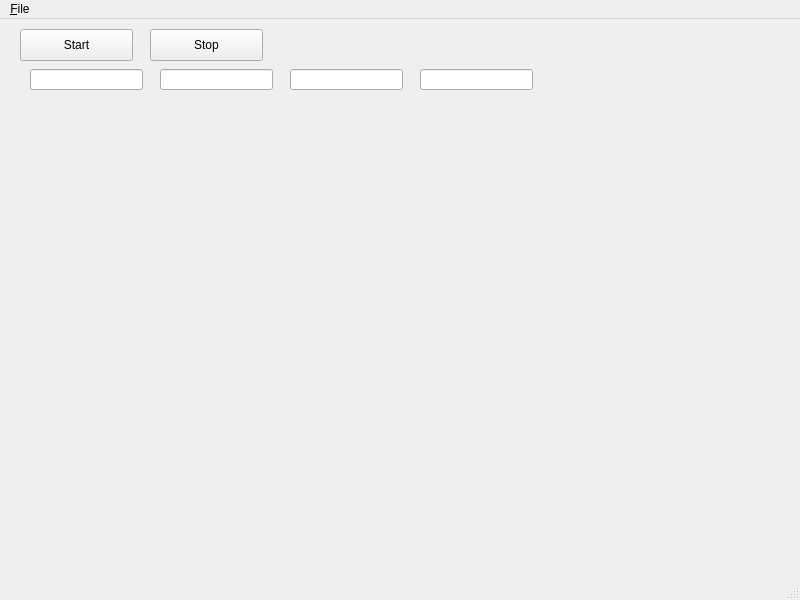
<?xml version="1.0" encoding="UTF-8"?>
<ui version="4.0">
 <class>MainWindow</class>
 <widget class="QMainWindow" name="MainWindow">
  <property name="geometry">
   <rect>
    <x>0</x>
    <y>0</y>
    <width>800</width>
    <height>600</height>
   </rect>
  </property>
  <property name="windowTitle">
   <string>MainWindow</string>
  </property>
  <widget class="QWidget" name="centralwidget">
   <widget class="QPushButton" name="button_start">
    <property name="geometry">
     <rect>
      <x>20</x>
      <y>10</y>
      <width>113</width>
      <height>32</height>
     </rect>
    </property>
    <property name="text">
     <string>Start</string>
    </property>
   </widget>
   <widget class="QPushButton" name="button_stop">
    <property name="geometry">
     <rect>
      <x>150</x>
      <y>10</y>
      <width>113</width>
      <height>32</height>
     </rect>
    </property>
    <property name="text">
     <string>Stop</string>
    </property>
   </widget>
   <widget class="QLineEdit" name="line_start">
    <property name="geometry">
     <rect>
      <x>30</x>
      <y>50</y>
      <width>113</width>
      <height>21</height>
     </rect>
    </property>
   </widget>
   <widget class="QLineEdit" name="line_stop">
    <property name="geometry">
     <rect>
      <x>160</x>
      <y>50</y>
      <width>113</width>
      <height>21</height>
     </rect>
    </property>
   </widget>
   <widget class="QLineEdit" name="line_step">
    <property name="geometry">
     <rect>
      <x>290</x>
      <y>50</y>
      <width>113</width>
      <height>21</height>
     </rect>
    </property>
   </widget>
   <widget class="QLineEdit" name="line_delay">
    <property name="geometry">
     <rect>
      <x>420</x>
      <y>50</y>
      <width>113</width>
      <height>21</height>
     </rect>
    </property>
   </widget>
   <widget class="PlotWidget" name="plot_widget" native="true">
    <property name="geometry">
     <rect>
      <x>30</x>
      <y>120</y>
      <width>691</width>
      <height>361</height>
     </rect>
    </property>
   </widget>
  </widget>
  <widget class="QMenuBar" name="menubar">
   <property name="geometry">
    <rect>
     <x>0</x>
     <y>0</y>
     <width>800</width>
     <height>24</height>
    </rect>
   </property>
   <widget class="QMenu" name="menuFile">
    <property name="title">
     <string>&amp;File</string>
    </property>
    <addaction name="actionSave_Data"/>
   </widget>
   <addaction name="menuFile"/>
  </widget>
  <widget class="QStatusBar" name="statusbar"/>
  <action name="actionSave_Data">
   <property name="text">
    <string>Save Data</string>
   </property>
  </action>
 </widget>
 <customwidgets>
  <customwidget>
   <class>PlotWidget</class>
   <extends>QWidget</extends>
   <header>pyqtgraph</header>
   <container>1</container>
  </customwidget>
 </customwidgets>
 <resources/>
 <connections/>
</ui>
